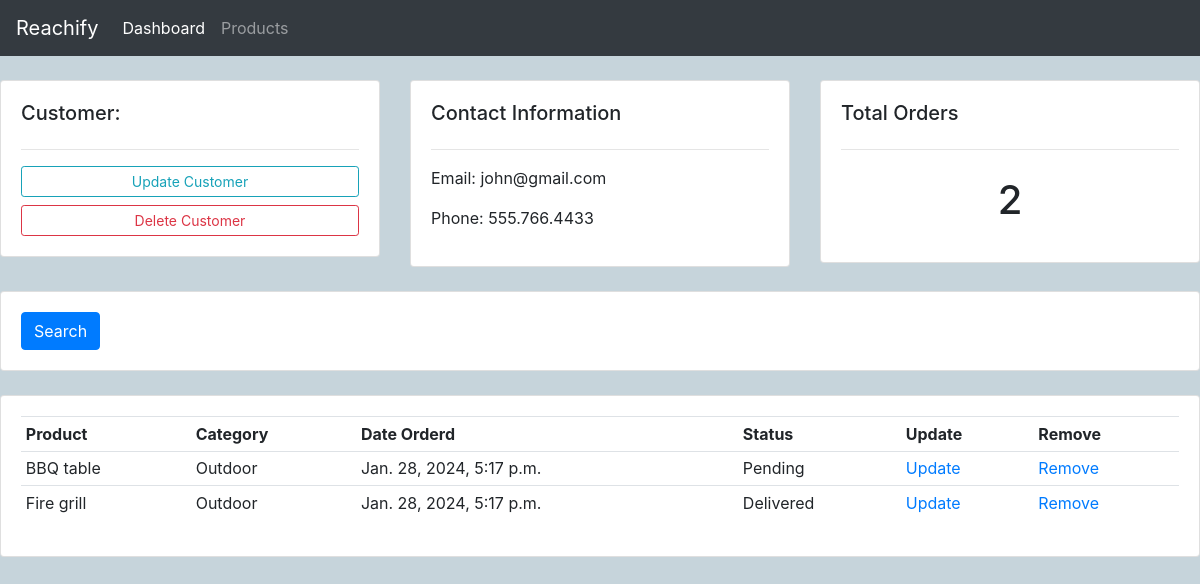
The app's page /customer/1/, older data.
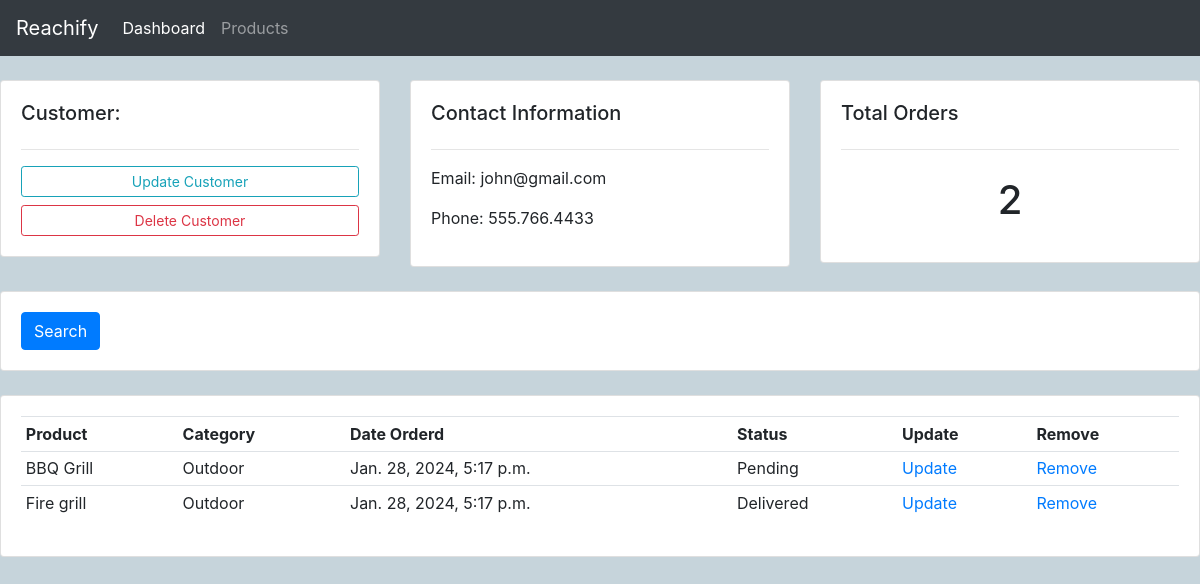
The same page, newer data.
### accounts/models.py (models this page shows, shortened)
class Order(models.Model):
    STATUS = (
        ('Pending', 'Pending'),
        ('Out for delivery', 'Out for delivery'),
        ('Delivered','Delivered')
    )
    customer = models.ForeignKey(Customer, null = True, on_delete=models.CASCADE) # One-to-many to product
    product = models.ForeignKey(Product, null = True, on_delete=models.CASCADE)
    data_created = models.DateTimeField(auto_now_add=True, null=True)
    status = models.CharField(max_length=200, null=True, choices = STATUS)

class Product(models.Model):
    CATEGORY = (
        ('Indoor', 'Indoor'),
        ('Outdoor', 'Outdoor'),
    )
    name = models.CharField(max_length=200, null=True)
    price = models.FloatField(null=True)
    category = models.CharField(max_length=200, null=True, choices = CATEGORY)
    description = models.CharField(max_length=200, null=True)
    data_created = models.DateTimeField(auto_now_add=True, null=True)
    tags = models.ManyToManyField(Tag)
    def __str__(self):
        return self.name

### accounts/views.py (the view)
# urls.py: path("customer/<str:pk>/", views.customer, name='customer'), # <str:pk> is used to pass in the user ID and forwads it to .views.
def customer(request, pk):
    customer = Customer.objects.get(id=pk)
    orders = customer.order_set.all()
    customer_orders_count = orders.count()
    context = {'customer':customer, 'orders':orders, 'customer_orders_count':customer_orders_count}
    return render(request,'customer.html', context)

### accounts/templates/customer.html
{% extends "main.html" %}
{% block content%}
{% include "navbar.html" %}
<br>
<div class="row">
    <div class="col-md">
        <div class="card card-body">
            <h5>Customer:</h5>
            <hr>
            <a class="btn btn-outline-info  btn-sm btn-block" href="">Update Customer</a>
            <a class="btn btn-outline-danger  btn-sm btn-block" href="">Delete Customer</a>
        </div>
    </div>
    <div class="col-md">
        <div class="card card-body">
            <h5>Contact Information</h5>
            <hr>
            <p>Email: {{customer.email}} </p>
            <p>Phone: {{customer.phone}} </p>
        </div>
    </div>
    <div class="col-md">
        <div class="card card-body">
            <h5>Total Orders</h5>
            <hr>
            <h1 style="text-align: center;padding: 10px">{{customer_orders_count}}</h1>
        </div>
    </div>
</div>
<br>
<div class="row">
    <div class="col">
        <div class="card card-body">
            <form method="get">
            <button class="btn btn-primary" type="submit">Search</button>
          </form>
        </div>
    </div>
</div>
<br>
<div class="row">
    <div class="col-md">
        <div class="card card-body">
            <table class="table table-sm">
                <tr>
                    <th>Product</th>
                    <th>Category</th>
                    <th>Date Orderd</th>
                    <th>Status</th>
                    <th>Update</th>
                    <th>Remove</th>
                </tr>
                {% for order in orders %}
                    <tr>
                        <td>{{order.product}}</td>
                        <td>{{order.product.category}}</td>
                        <td>{{order.product.data_created}}</td>
                        <td>{{order.status}}</td>
                        <td><a href =''>Update</a></td>
                        <td><a href =''>Remove</a></td>
                    </tr>
                {%endfor%}
            </table>
        </div>
    </div>
</div>
{%endblock%}

Row changes from the older to the newer data that the page shows:
changed through a linked row, Order "Pending": product "BBQ table" → "BBQ Grill"
